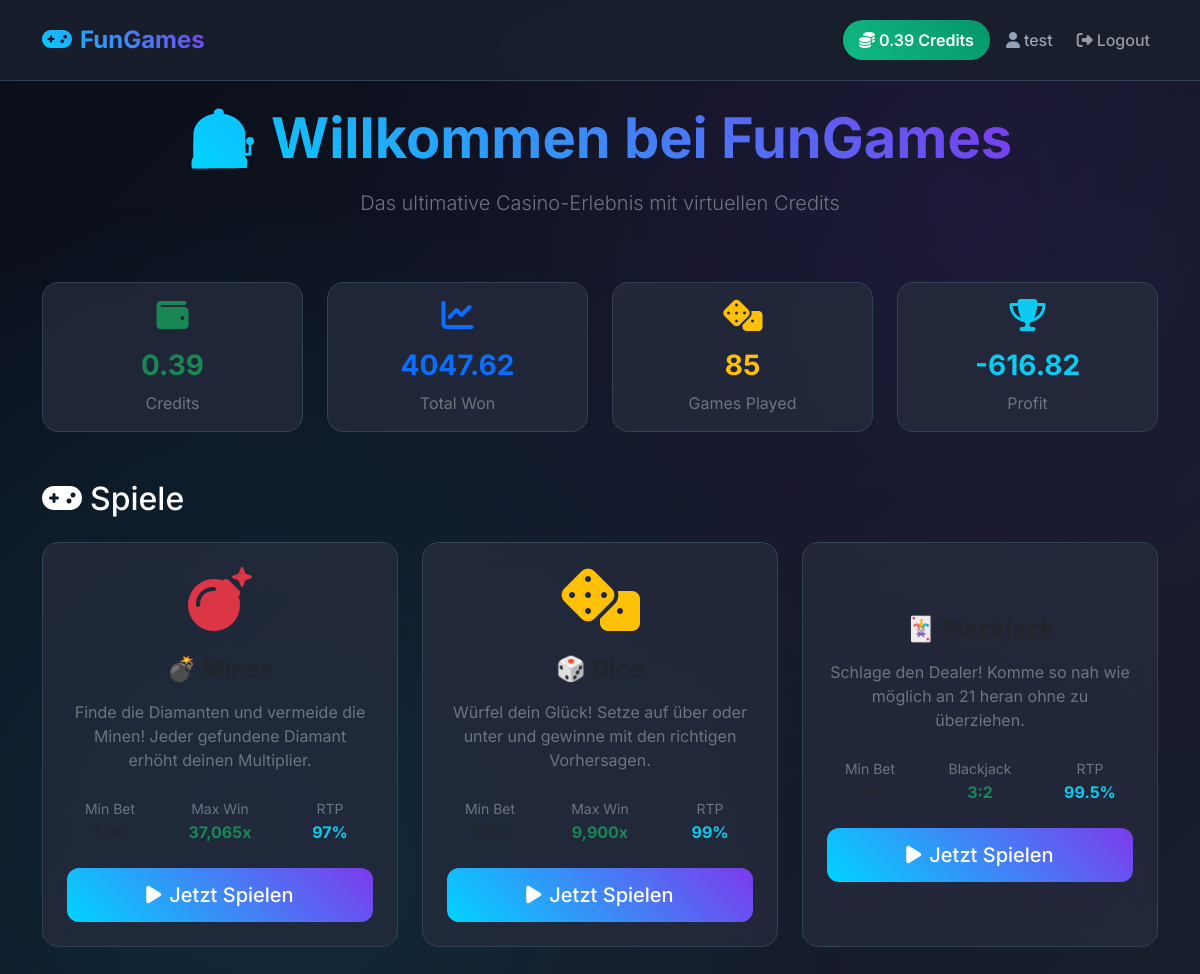
The page / (signed in) on the database its author committed.
### tables this page shows
CREATE TABLE users
                 (id INTEGER PRIMARY KEY AUTOINCREMENT,
                  username TEXT UNIQUE NOT NULL,
                  email TEXT UNIQUE NOT NULL,
                  password_hash TEXT NOT NULL,
                  balance REAL DEFAULT 1000.0,
                  total_won REAL DEFAULT 0.0,
                  total_wagered REAL DEFAULT 0.0,
                  games_played INTEGER DEFAULT 0,
                  created_at TIMESTAMP DEFAULT CURRENT_TIMESTAMP, is_admin INTEGER DEFAULT 0);

### main.py (the view)
@app.route('/')
def index():
    user = get_user()
    recent_games = []
    if user:
        recent_games = get_recent_games(user['id'])
    return render_template('index.html', user=user, recent_games=recent_games)

### main.py (called while the page is built)
def get_user():
    if 'user_id' in session:
        conn = sqlite3.connect('fungames.db')
        c = conn.cursor()
        c.execute('SELECT * FROM users WHERE id = ?', (session['user_id'],))
        user_data = c.fetchone()
        conn.close()
        if user_data:
            return {
                'id': user_data[0],
                'username': user_data[1],
                'email': user_data[2],
                'balance': user_data[4],
                'total_won': user_data[5],
                'total_wagered': user_data[6],
                'games_played': user_data[7],
                'is_admin': user_data[8]  # Added admin flag
            }
    return None

def get_recent_games(user_id, limit=10):
    conn = sqlite3.connect('fungames.db')
    c = conn.cursor()
    c.execute('''SELECT game_type, bet_amount, win_amount, multiplier, mines_count,
                        created_at FROM games
                 WHERE user_id = ?
                 ORDER BY created_at DESC
                 LIMIT ?''', (user_id, limit))
    games = c.fetchall()
    conn.close()
    recent_games = []
    for game in games:
        recent_games.append({
            'game_type': game[0],
            'bet_amount': game[1],
            'win_amount': game[2],
            'multiplier': game[3],
            'mines_count': game[4],
            'created_at': datetime.fromisoformat(game[5])
        })
    return recent_games

### templates/index.html (shortened to what this page needs)
{% extends "base.html" %}
{% block content %}
<div class="row">
    <div class="col-12 text-center mb-5">
        <h1 class="display-4 fw-bold mb-3">
            <span class="gradient-text">🎰 Willkommen bei FunGames</span>
        </h1>
        <p class="lead text-secondary">Das ultimative Casino-Erlebnis mit virtuellen Credits</p>
    </div>
</div>
{% if user %}
<div class="row mb-5">
    <div class="col-md-3">
        <div class="card stats-card">
            <div class="card-body text-center">
                <div class="stats-icon mb-3">
                    <i class="fas fa-wallet fa-2x text-success"></i>
                </div>
                <h3 class="fw-bold text-success">{{ "%.2f"|format(user.balance) }}</h3>
                <p class="text-secondary mb-0">Credits</p>
            </div>
        </div>
    </div>
    <div class="col-md-3">
        <div class="card stats-card">
            <div class="card-body text-center">
                <div class="stats-icon mb-3">
                    <i class="fas fa-chart-line fa-2x text-primary"></i>
                </div>
                <h3 class="fw-bold text-primary">{{ "%.2f"|format(user.total_won) }}</h3>
                <p class="text-secondary mb-0">Total Won</p>
            </div>
        </div>
    </div>
    <div class="col-md-3">
        <div class="card stats-card">
            <div class="card-body text-center">
                <div class="stats-icon mb-3">
                    <i class="fas fa-dice fa-2x text-warning"></i>
                </div>
                <h3 class="fw-bold text-warning">{{ user.games_played }}</h3>
                <p class="text-secondary mb-0">Games Played</p>
            </div>
        </div>
    </div>
    <div class="col-md-3">
        <div class="card stats-card">
            <div class="card-body text-center">
                <div class="stats-icon mb-3">
                    <i class="fas fa-trophy fa-2x text-info"></i>
                </div>
                <h3 class="fw-bold text-info">{{ "%.2f"|format(user.total_won - user.total_wagered) }}</h3>
                <p class="text-secondary mb-0">Profit</p>
            </div>
        </div>
    </div>
</div>
<div class="row mb-5">
    <div class="col-12">
        <h2 class="mb-4">
            <i class="fas fa-gamepad me-2"></i>Spiele
        </h2>
    </div>
    <div class="col-lg-4 col-md-6 mb-4">
        <div class="card game-card h-100">
            <div class="card-body text-center p-4">
                <div class="game-icon mb-4">
                    <i class="fas fa-bomb fa-4x text-danger"></i>
                </div>
                <h4 class="card-title fw-bold mb-3">💣 Mines</h4>
                <p class="card-text text-secondary mb-4">
                    Finde die Diamanten und vermeide die Minen!
                    Jeder gefundene Diamant erhöht deinen Multiplier.
                </p>
                <div class="game-stats mb-4">
                    <div class="row text-center">
                        <div class="col-4">
                            <small class="text-secondary">Min Bet</small>
                            <div class="fw-bold">1.00</div>
                        </div>
                        <div class="col-4">
                            <small class="text-secondary">Max Win</small>
                            <div class="fw-bold text-success">37,065x</div>
                        </div>
                        <div class="col-4">
                            <small class="text-secondary">RTP</small>
                            <div class="fw-bold text-info">97%</div>
                        </div>
                    </div>
                </div>
                <a href="/mines" class="btn btn-primary btn-lg w-100" style="text-decoration: none;">
                    <i class="fas fa-play me-2"></i>Jetzt Spielen
                </a>
            </div>
        </div>
    </div>
    <div class="col-lg-4 col-md-6 mb-4">
        <div class="card game-card h-100">
            <div class="card-body text-center p-4">
                <div class="game-icon mb-4">
                    <i class="fas fa-dice fa-4x text-warning"></i>
                </div>
                <h4 class="card-title fw-bold mb-3">🎲 Dice</h4>
                <p class="card-text text-secondary mb-4">
                    Würfel dein Glück! Setze auf über oder unter und
                    gewinne mit den richtigen Vorhersagen.
                </p>
                <div class="game-stats mb-4">
                    <div class="row text-center">
                        <div class="col-4">
                            <small class="text-secondary">Min Bet</small>
                            <div class="fw-bold">1.00</div>
                        </div>
                        <div class="col-4">
                            <small class="text-secondary">Max Win</small>
                            <div class="fw-bold text-success">9,900x</div>
                        </div>
                        <div class="col-4">
                            <small class="text-secondary">RTP</small>
                            <div class="fw-bold text-info">99%</div>
                        </div>
                    </div>
                </div>
                <a href="/dice" class="btn btn-primary btn-lg w-100" style="text-decoration: none;">
                    <i class="fas fa-play me-2"></i>Jetzt Spielen
                </a>
            </div>
        </div>
    </div>
    <div class="col-lg-4 col-md-6 mb-4">
        <div class="card game-card h-100">
            <div class="card-body text-center p-4">
                <div class="game-icon mb-4">
                </div>
                <h4 class="card-title fw-bold mb-3">🃏 Blackjack</h4>
                <p class="card-text text-secondary mb-4">
                    Schlage den Dealer! Komme so nah wie möglich
                    an 21 heran ohne zu überziehen.
                </p>
                <div class="game-stats mb-4">
                    <div class="row text-center">
                        <div class="col-4">
                            <small class="text-secondary">Min Bet</small>
                            <div class="fw-bold">1.00</div>
                        </div>
                        <div class="col-4">
                            <small class="text-secondary">Blackjack</small>
                            <div class="fw-bold text-success">3:2</div>
                        </div>
                        <div class="col-4">
                            <small class="text-secondary">RTP</small>
                            <div class="fw-bold text-info">99.5%</div>
                        </div>
                    </div>
                </div>
                <a href="/blackjack" class="btn btn-primary btn-lg w-100" style="text-decoration: none;">
                    <i class="fas fa-play me-2"></i>Jetzt Spielen
                </a>
            </div>
        </div>
    </div>
</div>
{% endif %}
{% endblock %}

### templates/base.html (shortened to what this page needs)
<!DOCTYPE html>
<html lang="de" data-theme="dark">
<head>
    <link href="https://cdn.jsdelivr.net/npm/bootstrap@5.3.0/dist/css/bootstrap.min.css" rel="stylesheet">
    <link href="https://cdnjs.cloudflare.com/ajax/libs/font-awesome/6.4.0/css/all.min.css" rel="stylesheet">
</head>
<body>
    <nav class="navbar navbar-expand-lg navbar-dark sticky-top">
        <div class="container">
            <a class="navbar-brand" href="{{ url_for('index') }}">
                <i class="fas fa-gamepad me-2"></i>FunGames
            </a>
            <div class="collapse navbar-collapse" id="navbarNav">
                <div class="navbar-nav ms-auto align-items-center">
                    {% if user %}
                        <span class="navbar-text balance-display me-3">
                            <i class="fas fa-coins me-1"></i>{{ "%.2f"|format(user.balance) }} Credits
                        </span>
                        <span class="navbar-text me-3">
                            <i class="fas fa-user me-1"></i>{{ user.username }}
                        </span>
                        <a class="nav-link btn btn-outline-danger btn-sm" href="{{ url_for('logout') }}">
                            <i class="fas fa-sign-out-alt me-1"></i>Logout
                        </a>
                    {% endif %}
                </div>
            </div>
        </div>
    </nav>
    <div class="container mt-4 fade-in">
        {% block content %}{% endblock %}
    </div>
</body>
</html>

### templates/base.html (style rules this page uses)
:root { --bg-primary: #0a0e1a; --bg-secondary: #1a1f2e; --bg-tertiary: #252b3d; --accent-primary: #00d4ff; --accent-secondary: #7c3aed; --accent-success: #10b981; --accent-danger: #ef4444; --accent-warning: #f59e0b; --text-primary: #ffffff; --text-secondary: #94a3b8; --border-color: #334155; }
* { margin: 0; padding: 0; box-sizing: border-box; }
body { font-family: 'Inter', sans-serif; background: linear-gradient(135deg, var(--bg-primary) 0%, var(--bg-secondary) 100%); color: var(--text-primary); min-height: 100vh; overflow-x: hidden; }
body::before { content: ''; position: fixed; top: 0; left: 0; width: 100%; height: 100%; background: radial-gradient(circle at 20% 80%, rgba(0, 212, 255, 0.1) 0%, transparent 50%), radial-gradient(circle at 80% 20%, rgba(124, 58, 237, 0.1) 0%, transparent 50%); z-index: -1; animation: backgroundShift 20s ease-in-out infinite; }
.navbar { background: rgba(26, 31, 46, 0.95) !important; backdrop-filter: blur(10px); border-bottom: 1px solid var(--border-color); padding: 1rem 0; }
.navbar-brand { font-weight: 700; font-size: 1.5rem; background: linear-gradient(45deg, var(--accent-primary), var(--accent-secondary)); -webkit-background-clip: text; -webkit-text-fill-color: transparent; background-clip: text; text-decoration: none; }
.navbar-text { color: var(--text-secondary) !important; font-weight: 500; }
.balance-display { background: linear-gradient(45deg, var(--accent-success), #059669); padding: 0.5rem 1rem; border-radius: 25px; font-weight: 600; color: white !important; animation: balanceGlow 2s ease-in-out infinite alternate; }
.card { background: rgba(37, 43, 61, 0.8); border: 1px solid var(--border-color); border-radius: 16px; backdrop-filter: blur(10px); transition: all 0.3s ease; overflow: hidden; }
.btn { border-radius: 12px; font-weight: 500; padding: 0.75rem 1.5rem; transition: all 0.3s ease; border: none; position: relative; overflow: hidden; }
.btn::before { content: ''; position: absolute; top: 0; left: -100%; width: 100%; height: 100%; background: linear-gradient(90deg, transparent, rgba(255,255,255,0.2), transparent); transition: left 0.5s; }
.btn-primary { background: linear-gradient(45deg, var(--accent-primary), var(--accent-secondary)); color: white; }
.fade-in { animation: fadeIn 0.5s ease-in; }

### templates/index.html (style rules this page uses)
.gradient-text { background: linear-gradient(45deg, var(--accent-primary), var(--accent-secondary)); -webkit-background-clip: text; -webkit-text-fill-color: transparent; background-clip: text; }
.stats-card { transition: all 0.3s ease; }
.game-card { transition: all 0.3s ease; }
.btn { transition: all 0.3s ease !important; }

### rows shown on the page
users: balance "0.39", username "test", total_won "4047.62", games_played "85", user.total_won-user.total_wagered "-616.82"
